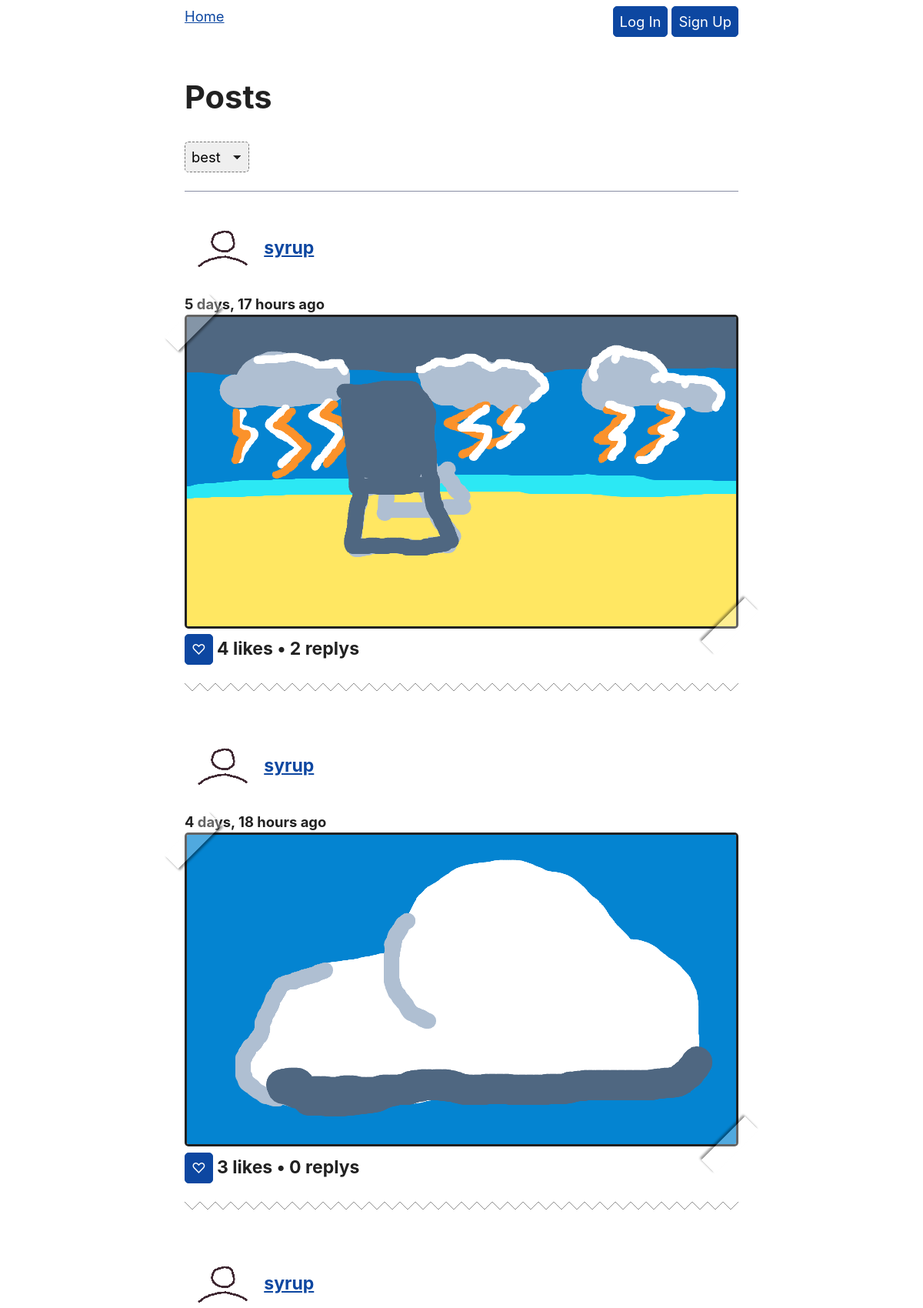
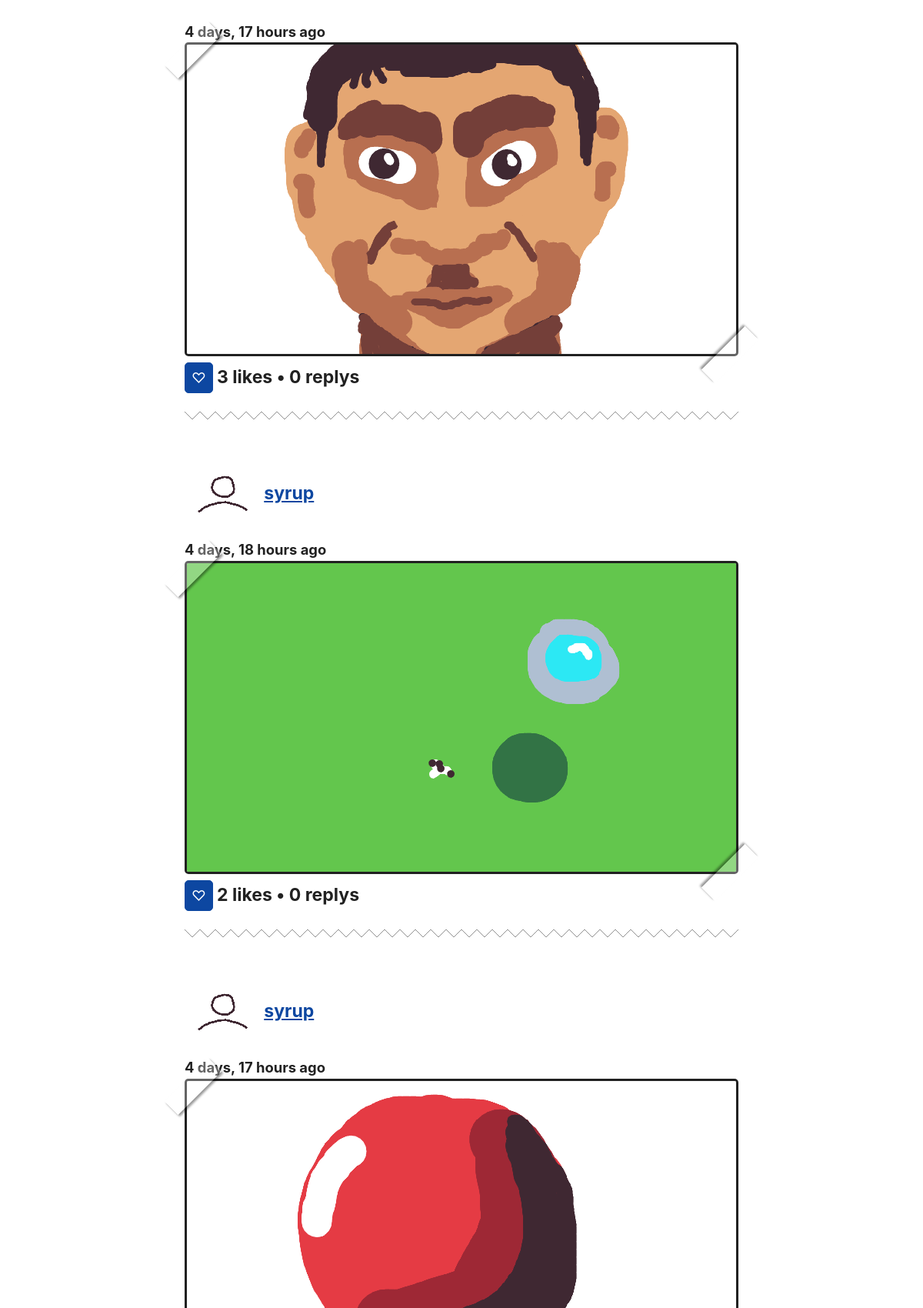
The page / (upper part) on the database its author committed (2 pictures, top to bottom).
### socialMedia/models.py (models this page shows, shortened)
class Post(models.Model):
    body = models.ImageField()
    created_by = models.ForeignKey("UserProfile", on_delete=models.CASCADE)
    created_on = models.DateTimeField(auto_now_add=True)

class UserProfile(models.Model):
    user = models.OneToOneField(User, on_delete=models.CASCADE)
    profile_picture = models.ImageField(default="placeholders/fpfPlaceholder.png")
    bio_picture = models.ImageField(default="placeholders/bioPlaceholder.png")
    follows = models.ManyToManyField(
        "self",
        related_name="followed_by",
        symmetrical=False,
        blank=True
    )
    def __str__(self):
        return self.user.username

### socialMedia/views.py (the view, shortened to what this page needs)
# urls.py: path('',views.post_homepage,name="home"),
def post_homepage(request):
    page=1
    order_by="-like_count"
    url_sort_by="best"
    parsed_url = parse_qs(urlparse(request.build_absolute_uri()).query)
    if('page' in parsed_url):
        page=parsed_url['page'][0]
    posts = Post.objects.all()
    posts = Paginator(posts.annotate(like_count=Count('likes')+1).order_by(order_by), 10)
    context = {
        "posts": posts.page(page),
        "url_sort_by" :url_sort_by,
        "page" : page,
        "max_page" : posts.num_pages
    }
    return render(request, "homepage.html", context)

### socialMedia/templates/homepage.html (shortened to what this page needs)
{% extends "base.html" %}
{% block page_content %}
    <h2>Posts</h2>
    {% include "components/sort.html" %}
    {% for post in posts %}
        {% include 'components/post.html' %}
    {% endfor %}
{% endblock page_content %}

### socialMedia/templates/components/post.html (shortened to what this page needs)
{% load static %}
{% load filters %}
<div class="post">
    <div>
        <h4>
            <a href="{% url 'profile_detail' post.created_by.pk%}"><img style="height: 55px; border-style: none;vertical-align: middle;" src="/media/{{post.created_by.profile_picture}}" alt="body image"></a>
            <a href="{% url 'profile_detail' post.created_by.pk%}">{{ post.created_by }}</a>
        </h4>
        <b>{{ post.created_on|timesince}} ago</b>
        <br>
        <div class="photo"><a href="{% url 'post_detail' post.pk%}"> <img class="art" src="/media/{{post.body.name }}" alt="body image"></a></div>
    </div>
    {% if user.is_authenticated %}
        <button onclick="like('{% url 'post_like' post.pk %}','{% url 'post_get_likes' post.pk %}',{{post.pk}},'{{ csrf_token }}')" id="p{{post.pk}}">
            {% if post.likes.all|dasame:user.pk %}
                ♥
            {% else %}
                ♡
            {% endif %}
        </button>
    {% else %}
        <form style="display: inline;" method="post" action="{% url 'login' %}">
            <button type="submit">♡</button>
        </form>
    {% endif %}
    <h4 id="pl{{post.pk}}" style="display: inline">{{post.likes.all.count}} likes • {{post.replys.all.count}} replys</h4>
    {% include 'components/break.html' %}
</div>

### socialMedia/templates/components/break.html
<div class="holder">
    <div class="smallLine smallLine1"></div>
    <div class="smallLine smallLine2"></div>
</div>

### rows shown on the page
Post: created_by.profile_picture (picture), created_by "syrup", created_on "5 days, 17 hours", body.name (picture), likes.all.count "4", replys.all.count "2"
Post: created_by.profile_picture (picture), created_by "syrup", created_on "4 days, 18 hours", body.name (picture), likes.all.count "3", replys.all.count "0"
Post: created_by.profile_picture (picture), created_by "syrup", created_on "4 days, 17 hours", body.name (picture), likes.all.count "3", replys.all.count "0"
Post: created_by.profile_picture (picture), created_by "syrup", created_on "4 days, 18 hours", body.name (picture), likes.all.count "2", replys.all.count "0"
Post: created_by.profile_picture (picture), created_by "syrup", created_on "4 days, 17 hours", body.name (picture)
